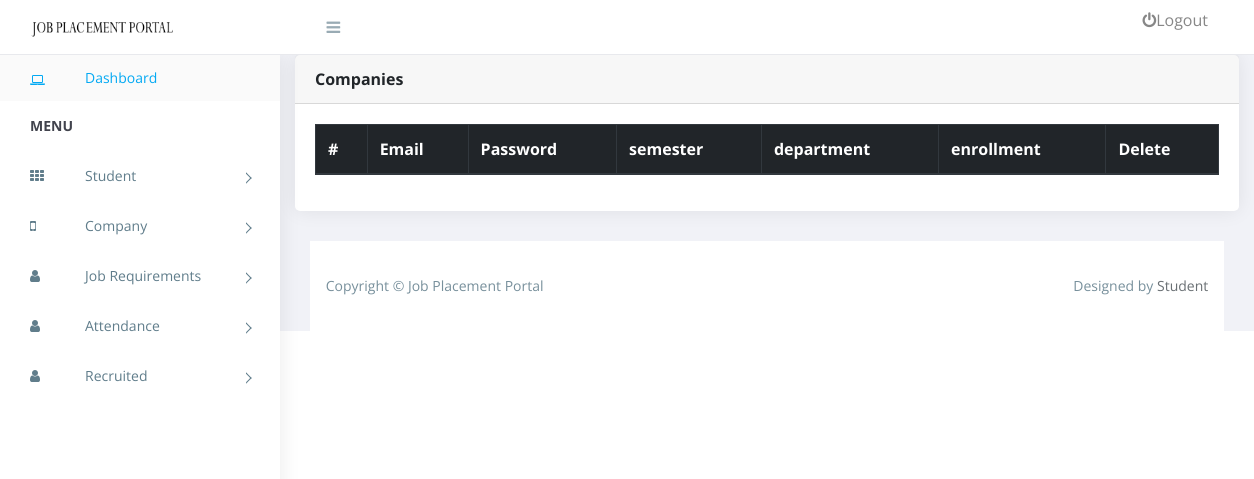
The page /admin/viewstudent.php on the database as committed earlier.
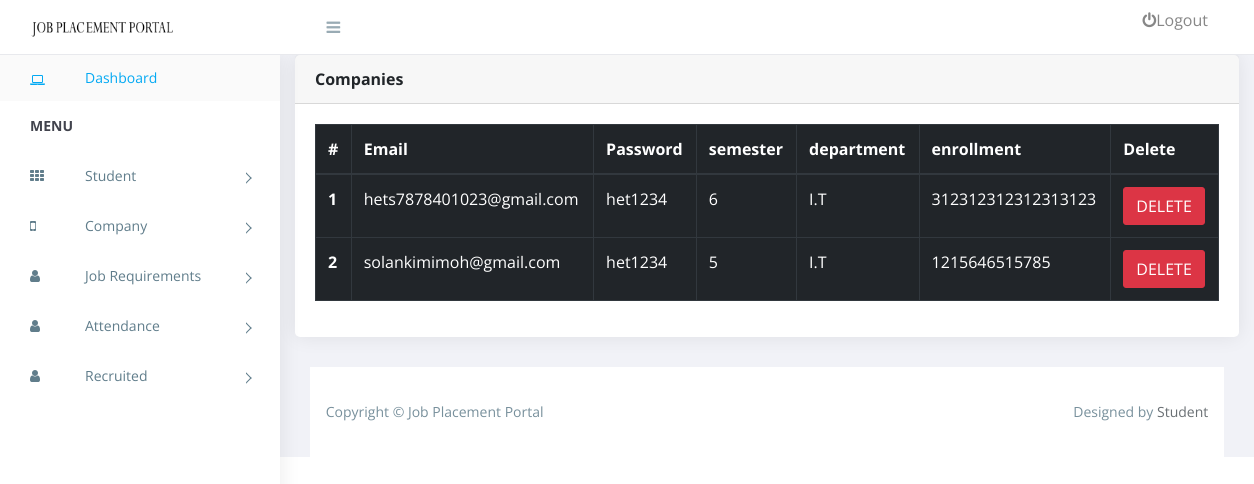
The same page on the database as committed later.
### tables this page shows
CREATE TABLE `student` (
  `id` int(255) NOT NULL,
  `email` varchar(100) NOT NULL,
  `password` varchar(20) NOT NULL,
  `semester` varchar(20) NOT NULL,
  `department` varchar(100) NOT NULL,
  `enrollment` varchar(20) NOT NULL,
  `mobile` varchar(20) NOT NULL
);

### admin/include/Database.php (called while the page is built, shortened)
<?php
class Database{
   function db_connect(){
    $this->host = 'localhost';
    $this->user = 'root';
    $this->pass = '';
    $this->db = 'jobportal';
    $this->mysqli = new mysqli($this->host, $this->user, $this->pass, $this->db);
    return $this->mysqli;
  }
}
?>

### admin/viewstudent.php (the view, shortened to what this page needs)
<!doctype html>
<html class="no-js" lang="">
<head>
    <link rel="stylesheet" href="assets/css/normalize.css">
    <link rel="stylesheet" href="assets/css/bootstrap.min.css">
    <link rel="stylesheet" href="assets/css/font-awesome.min.css">
    <link rel="stylesheet" href="assets/css/themify-icons.css">
    <link rel="stylesheet" href="assets/css/pe-icon-7-filled.css">
    <link href="assets/weather/css/weather-icons.css" rel="stylesheet" />
    <link href="assets/calendar/fullcalendar.css" rel="stylesheet" />
    <link rel="stylesheet" href="assets/css/style.css">
    <link href="assets/css/charts/chartist.min.css" rel="stylesheet">
    <link href="assets/css/lib/vector-map/jqvmap.min.css" rel="stylesheet">
</head>
<body>
    <?php include("include/menu.php");
    ?>
    <div id="right-panel" class="right-panel">
        <?php include("include/header.php");
        ?>
        <div class="col-lg-12">
            <div class="card">
                <div class="card-header">
                    <strong class="card-title">Companies</strong>
                </div>
                <div class="card-body">
                    <table class="table table-bordered table-dark">
                        <thead>
                            <tr>
                                <th scope="col">#</th>
                                <th scope="col">Email</th>
                                <th scope="col">Password</th>
                                <th scope="col">semester</th>
                                <th scope="col">department</th>
                                <th scope="col">enrollment</th>
                                <th scope="col">Delete</th>
                            </tr>
                        </thead>
                        <tbody>
                            <?php
                            include("include/Database.php");
                            $db = new Database();
                            $selectCompanyQuery = "SELECT * FROM student";
                            $result =mysqli_query($db->db_connect(),$selectCompanyQuery);
                            while($row  = mysqli_fetch_row($result))
                            {
                                ?>
                            <tr>
                                <th scope="row"><?php echo $row[0]; ?></th>
                               <td><?php echo $row[1]; ?></td>
                                <td><?php echo $row[2]; ?></td>
                                <td><?php echo $row[3]; ?></td>
                                <td><?php echo $row[4]; ?></td>
                                <td><?php echo $row[5]; ?></td>
                                <td><a href="deletestudent.php?id=<?php echo $row[0]; ?>" class="btn btn-danger">DELETE</a></td>
                            </tr>
                            <?php
                            }
                            ?>
                        </tbody>
                    </table>
                </div>
            </div>
        </div>
        <?php include("include/footer.php");
        ?>
    </div>
</body>
</html>

### admin/include/menu.php (shortened to what this page needs)
<aside id="left-panel" class="left-panel">
    <nav class="navbar navbar-expand-sm navbar-default">
        <div id="main-menu" class="main-menu collapse navbar-collapse">
            <ul class="nav navbar-nav">
                <li class="active">
                    <a href="home.php"><i class="menu-icon fa fa-laptop"></i>Dashboard </a>
                    <li class="menu-title">Menu</li>
                    <li class="menu-item-has-children dropdown">
                        <a href="#" class="dropdown-toggle" data-toggle="dropdown" aria-haspopup="true" aria-expanded="false"> <i class="menu-icon fa fa-th"></i>Student</a>
                    </li>
                    <li class="menu-item-has-children dropdown">
                        <a href="#" class="dropdown-toggle" data-toggle="dropdown" aria-haspopup="true" aria-expanded="false"> <i class="menu-icon fa fa-mobile"></i>Company</a>
                    </li>
                    <li class="menu-item-has-children dropdown">
                        <a href="#" class="dropdown-toggle" data-toggle="dropdown" aria-haspopup="true" aria-expanded="false"> <i class="menu-icon fa fa-user"></i>Job Requirements</a>
                    </li>
                       <li class="menu-item-has-children dropdown">
                        <a href="#" class="dropdown-toggle" data-toggle="dropdown" aria-haspopup="true" aria-expanded="false"> <i class="menu-icon fa fa-user"></i>Attendance</a>
                    </li>
                       <li class="menu-item-has-children dropdown">
                        <a href="#" class="dropdown-toggle" data-toggle="dropdown" aria-haspopup="true" aria-expanded="false"> <i class="menu-icon fa fa-user"></i>Recruited</a>
                    </li>
            </ul>
        </div>
    </nav>
</aside>

### admin/include/header.php (shortened to what this page needs)
<header id="header" class="header">
    <div class="top-left">
        <div class="navbar-header">
            <a class="navbar-brand" href="./"><img src="images/logo.png" alt="Logo"></a>
            <a id="menuToggle" class="menutoggle"><i class="fa fa-bars"></i></a>
        </div>
    </div>
    <div class="top-right">
        <div class="header-menu">
            <div class="header-left">
                     <a class="nav-link" href="logout.php"><i class="fa fa-power-off"></i>Logout</a>
            </div>
        </div>
    </div>
</header>

### admin/include/footer.php
<footer class="site-footer">
    <div class="footer-inner bg-white">
        <div class="row">
            <div class="col-sm-6">
                Copyright &copy; Job Placement Portal
            </div>
            <div class="col-sm-6 text-right">
                Designed by <a href=""> Student</a>
            </div>
        </div>
    </div>
</footer>

### admin/assets/css/style.css (style rules this page uses)
.bg-white { background-color: #fff; }
body { display: table; font-family: "Open Sans", sans-serif; font-size: 16px; width: 100%; }
a, button { text-decoration: none; outline: none !important; color: #878787; -webkit-transition: all 0.25s ease; transition: all 0.25s ease; }
ul, ol { padding-left: 0; }
img { max-width: 100%; }
.btn, button, input, textarea { -webkit-box-shadow: none; box-shadow: none; outline: 0 !important; }
.btn { border-radius: 3px; }
aside.left-panel { background: #fff; height: 100vh; padding: 0; vertical-align: top; width: 280px; -webkit-box-shadow: 1px 0 20px rgba(0, 0, 0, 0.08); box-shadow: 1px 0 20px rgba(0, 0, 0, 0.08); position: fixed; left: 0; bottom: 0; top: 55px; z-index: 999; }
.navbar { background: #fff; border-radius: 0; border: none; display: inline-block; margin: 0; padding: 0; vertical-align: top; }
.navbar .main-menu { float: left; padding: 0; padding-bottom: 50px; }
.navbar .menu-title { color: #41434d; clear: both; display: block; font-family: 'Open Sans'; font-size: 14px; font-weight: 700; line-height: 50px; padding: 0; text-transform: uppercase; width: 100%; }
.navbar .navbar-nav { float: none; position: relative; }
.navbar .navbar-nav > li { padding-left: 30px; padding-right: 30px; }
.navbar .navbar-nav > li.active { background: #fafafa; }
.navbar .navbar-nav li { width: 100%; }
.navbar .navbar-nav li.active .menu-icon, .navbar .navbar-nav li:hover .toggle_nav_button:before, .navbar .navbar-nav li .toggle_nav_button.nav-open:before { color: #03a9f3; }
.navbar .navbar-nav li .dropdown-toggle:after { display: none; }
.navbar .navbar-nav li > a { background: none !important; color: #607d8b; display: inline-block; font-size: 14px; line-height: 26px; padding: 10px 0; position: relative; width: 100%; }
.navbar .navbar-nav li > a .menu-icon { color: #607d8b; float: left; margin-top: 8px; width: 55px; text-align: left; z-index: 9; }
.navbar .navbar-nav li.menu-item-has-children { position: relative; }
.navbar .navbar-nav li.menu-item-has-children a { line-height: 30px; }
.navbar .navbar-nav li.menu-item-has-children a:before { content: ""; position: absolute; top: 23px; right: 0; width: 8px; height: 8px; border-style: solid; border-width: 1px; border-color: #607d8b #607d8b transparent transparent; -webkit-transform: rotate(45deg); transform: rotate(45deg); -webkit-transition: all .25s ease; transition: all .25s ease; }
.navbar .navbar-nav > .active > a, .navbar .navbar-nav > .active > a:focus, .navbar .navbar-nav > .active > a:hover { color: #03a9f3; }
.right-panel { background: #f1f2f7; margin-left: 280px; margin-top: 55px; }
.right-panel .top-left { width: 350px; float: left; }
.right-panel header.header { background: #fff; border-bottom: 1px solid #e8e9ed; -webkit-box-shadow: none; box-shadow: none; clear: both; padding: 0 30px; height: 55px; position: fixed; left: 280px; left: 0; right: 0; top: 0; z-index: 999; }
.right-panel .navbar-brand { width: 250px; display: inline-block; }
.right-panel .menutoggle { padding-top: 7px; }
.right-panel .navbar-header { width: 100%; background-color: #fff; padding: 0 1.25em 0 0; }
.right-panel .navbar-header > a { display: inline-block; }
.right-panel .navbar-brand { line-height: 42px; }
.right-panel .navbar-brand img { max-width: 145px; }
.menutoggle { background-color: transparent; color: #99abb4 !important; cursor: pointer; font-size: 1em; height: 40px; line-height: 40px; width: 40px; display: block; text-align: right; }
.header-left { display: inline-block; }
.header-menu { display: -webkit-box; display: -ms-flexbox; display: flex; -webkit-box-pack: end; -ms-flex-pack: end; justify-content: flex-end; }
.card { margin-bottom: 1.875em; border-radius: 5px; padding: 0; border: 0px solid transparent; -webkit-box-shadow: 0 0 20px rgba(0, 0, 0, 0.08); box-shadow: 0 0 20px rgba(0, 0, 0, 0.08); }
.card .card-body { float: left; padding: 1.25em; position: relative; width: 100%; }
.btn, .button { display: inline-block; font-weight: 400; text-align: center; white-space: nowrap; vertical-align: middle; -webkit-transition: all .15s ease-in-out; transition: all .15s ease-in-out; border-radius: 3; cursor: pointer; }
footer.site-footer { padding: 0 1.875em; }
footer.site-footer .footer-inner { color: #78909c; font-family: 'Open Sans'; font-size: 14px; line-height: 1.5; padding: 2.45em 1.125em; }
footer.site-footer .footer-inner a { color: #6a7074; }
@media (max-width: 1368px) { .card-body { padding: 15px; } }

Rows that differ between the two databases and show on the page:
added student: id "1", email "hets7878401023@gmail.com", password "het1234", semester "6", department "I.T", enrollment "312312312312313123"
added student: id "2", email "solankimimoh@gmail.com", password "het1234", semester "5", department "I.T", enrollment "1215646515785"
